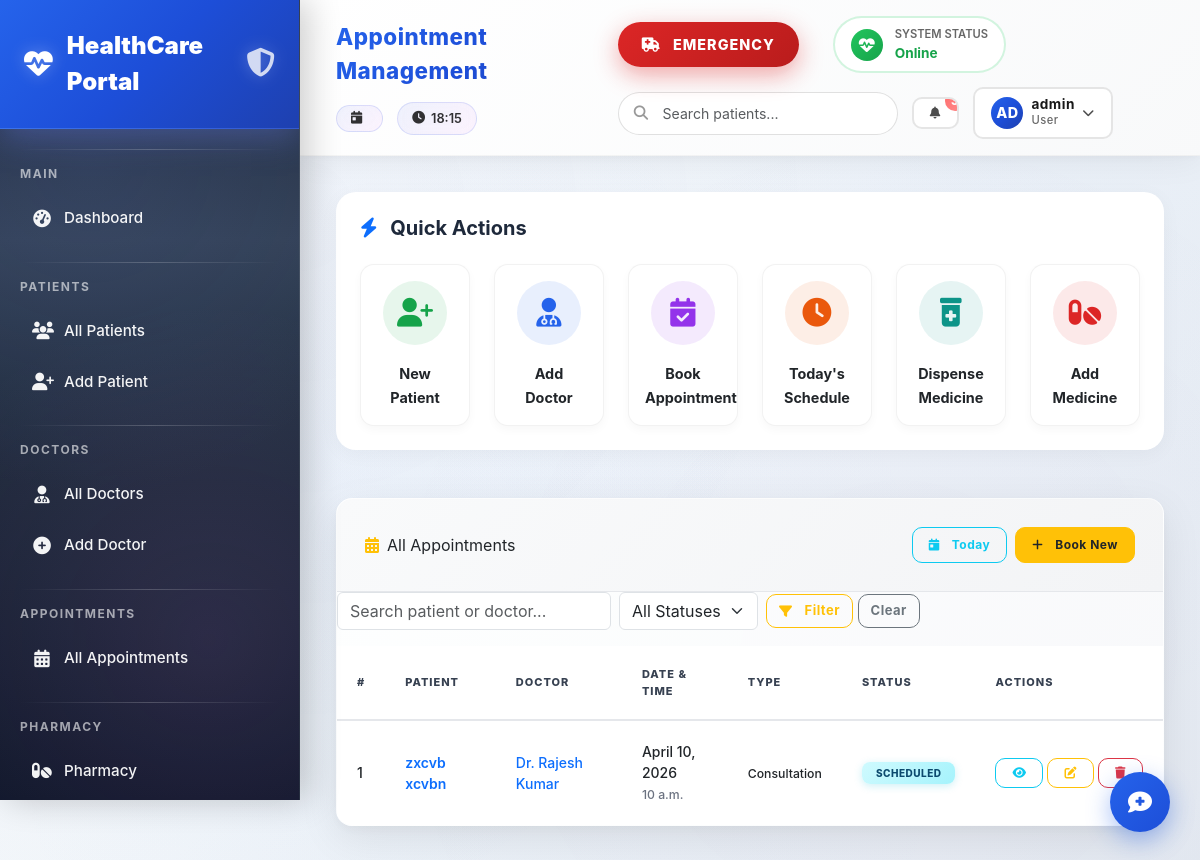
The app's page /appointments/ (signed in), older data.
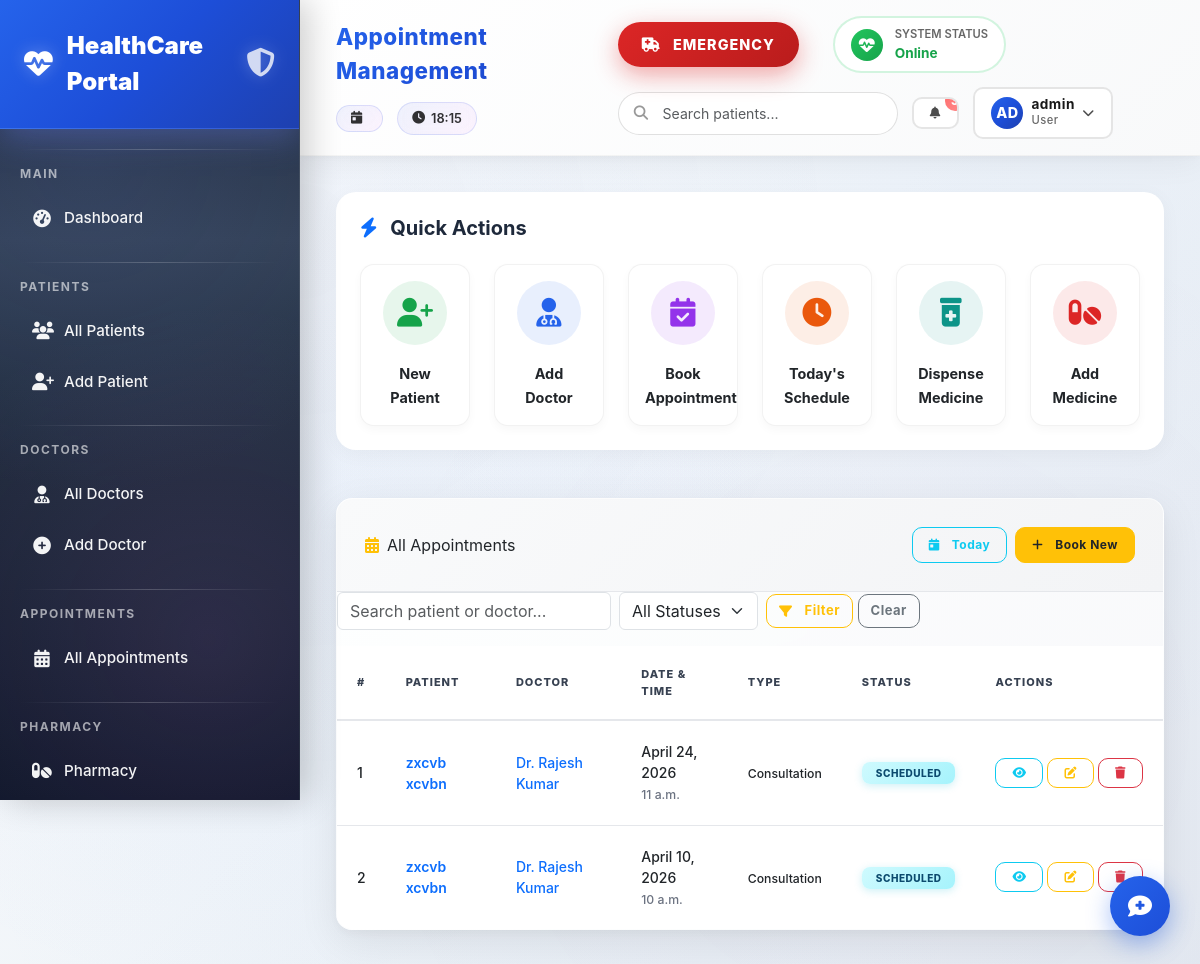
The same page, newer data.
### appointments/models.py (models this page shows, shortened)
class Appointment(models.Model):
    STATUS_CHOICES = [
        ('scheduled', 'Scheduled'),
        ('confirmed', 'Confirmed'),
        ('completed', 'Completed'),
        ('cancelled', 'Cancelled'),
        ('no_show', 'No Show'),
    ]
    TYPE_CHOICES = [
        ('consultation', 'Consultation'),
        ('follow_up', 'Follow Up'),
        ('emergency', 'Emergency'),
        ('routine_checkup', 'Routine Checkup'),
        ('lab_test', 'Lab Test'),
        ('surgery', 'Surgery'),
    ]
    patient = models.ForeignKey(Patient, on_delete=models.CASCADE, related_name='appointments')
    doctor = models.ForeignKey(Doctor, on_delete=models.CASCADE, related_name='appointments')
    appointment_date = models.DateField()
    appointment_time = models.TimeField()
    appointment_type = models.CharField(max_length=30, choices=TYPE_CHOICES, default='consultation')
    status = models.CharField(max_length=20, choices=STATUS_CHOICES, default='scheduled')
    reason = models.TextField(blank=True)
    notes = models.TextField(blank=True)
    follow_up_date = models.DateField(null=True, blank=True)
    created_at = models.DateTimeField(auto_now_add=True)
    updated_at = models.DateTimeField(auto_now=True)
    class Meta:
        ordering = ['-appointment_date', '-appointment_time']

### patients/models.py (models this page shows, shortened)
class Patient(models.Model):
    BLOOD_GROUP_CHOICES = [
        ('A+', 'A+'), ('A-', 'A-'), ('B+', 'B+'), ('B-', 'B-'),
        ('O+', 'O+'), ('O-', 'O-'), ('AB+', 'AB+'), ('AB-', 'AB-'),
    ]
    GENDER_CHOICES = [('M', 'Male'), ('F', 'Female'), ('O', 'Other')]
    user = models.OneToOneField(User, on_delete=models.SET_NULL, null=True, blank=True)
    first_name = models.CharField(max_length=100)
    last_name = models.CharField(max_length=100)
    date_of_birth = models.DateField()
    gender = models.CharField(max_length=1, choices=GENDER_CHOICES)
    blood_group = models.CharField(max_length=3, choices=BLOOD_GROUP_CHOICES, blank=True)
    phone = models.CharField(max_length=15)
    email = models.EmailField(blank=True)
    address = models.TextField()
    emergency_contact_name = models.CharField(max_length=100, blank=True)
    emergency_contact_phone = models.CharField(max_length=15, blank=True)
    allergies = models.TextField(blank=True, help_text="List known allergies")
    chronic_conditions = models.TextField(blank=True)
    insurance_provider = models.CharField(max_length=100, blank=True)
    insurance_id = models.CharField(max_length=50, blank=True)
    created_at = models.DateTimeField(auto_now_add=True)
    updated_at = models.DateTimeField(auto_now=True)
    def __str__(self):
        return f"{self.first_name} {self.last_name}"

### doctors/models.py (models this page shows, shortened)
class Doctor(models.Model):
    user = models.OneToOneField(
        User,
        on_delete=models.SET_NULL,
        null=True,
        blank=True
    )
    first_name = models.CharField(max_length=100)
    last_name = models.CharField(max_length=100)
    specialization = models.ForeignKey(
        Specialization,
        on_delete=models.SET_NULL,
        null=True
    )
    qualification = models.CharField(max_length=200)
    experience_years = models.IntegerField(default=0)
    phone = models.CharField(max_length=15)
    email = models.EmailField()
    license_number = models.CharField(max_length=50, unique=True)
    consultation_fee = models.DecimalField(
        max_digits=8,
        decimal_places=2,
        default=0
    )
    available_days = models.CharField(
        max_length=100,
        blank=True,
        help_text="e.g. Mon,Tue,Wed"
    )
    available_time_start = models.TimeField(null=True, blank=True)
    available_time_end = models.TimeField(null=True, blank=True)
    bio = models.TextField(blank=True)
    is_active = models.BooleanField(default=True)
    created_at = models.DateTimeField(auto_now_add=True)
    def __str__(self):
        return f"Dr. {self.first_name} {self.last_name}"

### appointments/views.py (the view, shortened to what this page needs)
# urls.py: path('', views.appointment_list, name='appointment_list'),
@login_required
def appointment_list(request):
    query = request.GET.get('q', '')
    status_filter = request.GET.get('status', '')
    appointments = Appointment.objects.select_related('patient', 'doctor').order_by('-appointment_date', '-appointment_time')
    if status_filter:
        appointments = appointments.filter(status=status_filter)
    return render(request, 'appointments/appointment_list.html', {
        'appointments': appointments,
        'query': query,
        'status_filter': status_filter,
        'status_choices': Appointment.STATUS_CHOICES,
    })

### templates/appointments/appointment_list.html (shortened to what the changed rows need)
{% extends 'base/base.html' %}
{% block content %}
<div class="card">
    <div class="card-body">
        <div class="table-responsive">
            <table class="table table-hover">
                <thead>
                    <tr>
                        <th>#</th>
                        <th>Patient</th>
                        <th>Doctor</th>
                        <th>Date & Time</th>
                        <th>Type</th>
                        <th>Status</th>
                        <th>Actions</th>
                    </tr>
                </thead>
                <tbody>
                    {% for appt in appointments %}
                    <tr>
                        <td>{{ forloop.counter }}</td>
                        <td>
                            <a href="{% url 'patients:patient_detail' appt.patient.pk %}" class="text-decoration-none fw-semibold">
                                {{ appt.patient }}
                            </a>
                        </td>
                        <td>
                            <a href="{% url 'doctors:doctor_detail' appt.doctor.pk %}" class="text-decoration-none">
                                {{ appt.doctor }}
                            </a>
                        </td>
                        <td>
                            {{ appt.appointment_date }}<br>
                            <small class="text-muted">{{ appt.appointment_time }}</small>
                        </td>
                        <td><small>{{ appt.get_appointment_type_display }}</small></td>
                        <td>
                            <span class="badge badge-status-{{ appt.status }}">
                                {{ appt.get_status_display }}
                            </span>
                        </td>
                        <td>
                            <div class="d-flex gap-1">
                                <a href="{% url 'appointments:appointment_detail' appt.pk %}" class="btn btn-sm btn-outline-info" title="View">
                                    <i class="fas fa-eye"></i>
                                </a>
                                <a href="{% url 'appointments:appointment_update' appt.pk %}" class="btn btn-sm btn-outline-warning" title="Edit">
                                    <i class="fas fa-edit"></i>
                                </a>
                                <a href="{% url 'appointments:appointment_delete' appt.pk %}" class="btn btn-sm btn-outline-danger" title="Delete">
                                    <i class="fas fa-trash"></i>
                                </a>
                            </div>
                        </td>
                    </tr>
                    {% endfor %}
                </tbody>
            </table>
        </div>
    </div>
</div>
{% endblock %}

Row changes from the older to the newer data that the page shows:
added Appointment: patient "zxcvb xcvbn", doctor "Dr. Rajesh Kumar", appointment_date "April 24, 2026", appointment_time "11 a.m.", appointment_type "Consultation", status "SCHEDULED"
